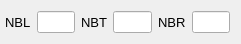
  <widget class="QWidget" name="horizontalLayoutWidget_30">
   <property name="geometry">
    <rect>
     <x>270</x>
     <y>490</y>
     <width>241</width>
     <height>31</height>
    </rect>
   </property>
   <layout class="QHBoxLayout" name="horizontalLayout_30">
    <property name="leftMargin">
     <number>5</number>
    </property>
    <item>
     <widget class="QLabel" name="label_69">
      <property name="font">
       <font>
        <pointsize>10</pointsize>
       </font>
      </property>
      <property name="text">
       <string>NBL</string>
      </property>
     </widget>
    </item>
    <item>
     <widget class="QLineEdit" name="nbl_vol_pm">
      <property name="maximumSize">
       <size>
        <width>40</width>
        <height>16777215</height>
       </size>
      </property>
      <property name="alignment">
       <set>Qt::AlignRight|Qt::AlignTrailing|Qt::AlignVCenter</set>
      </property>
     </widget>
    </item>
    <item>
     <widget class="QLabel" name="label_70">
      <property name="font">
       <font>
        <pointsize>10</pointsize>
       </font>
      </property>
      <property name="text">
       <string>NBT</string>
      </property>
     </widget>
    </item>
    <item>
     <widget class="QLineEdit" name="nbt_vol_pm">
      <property name="maximumSize">
       <size>
        <width>40</width>
        <height>16777215</height>
       </size>
      </property>
      <property name="alignment">
       <set>Qt::AlignRight|Qt::AlignTrailing|Qt::AlignVCenter</set>
      </property>
     </widget>
    </item>
    <item>
     <widget class="QLabel" name="label_71">
      <property name="font">
       <font>
        <pointsize>10</pointsize>
       </font>
      </property>
      <property name="text">
       <string>NBR</string>
      </property>
     </widget>
    </item>
    <item>
     <widget class="QLineEdit" name="nbr_vol_pm">
      <property name="maximumSize">
       <size>
        <width>40</width>
        <height>16777215</height>
       </size>
      </property>
      <property name="alignment">
       <set>Qt::AlignRight|Qt::AlignTrailing|Qt::AlignVCenter</set>
      </property>
     </widget>
    </item>
   </layout>
  </widget>
